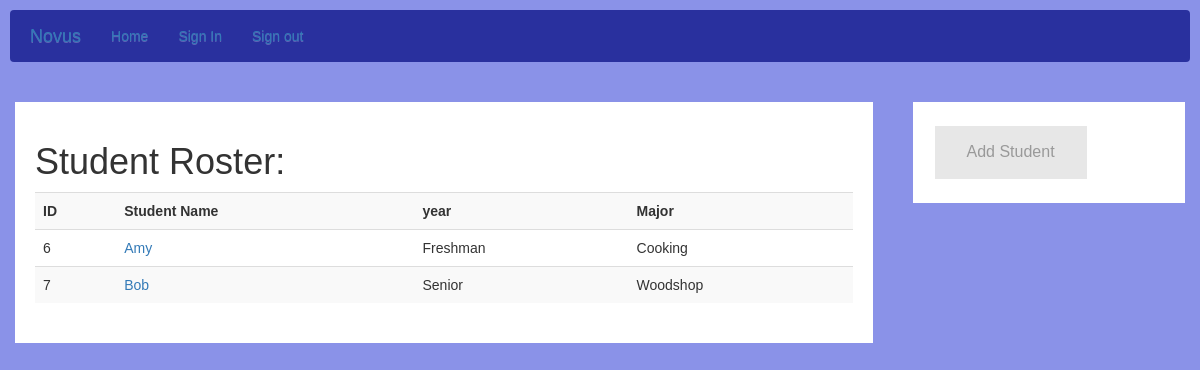
The page /student_roster (signed in) on the database as committed earlier.
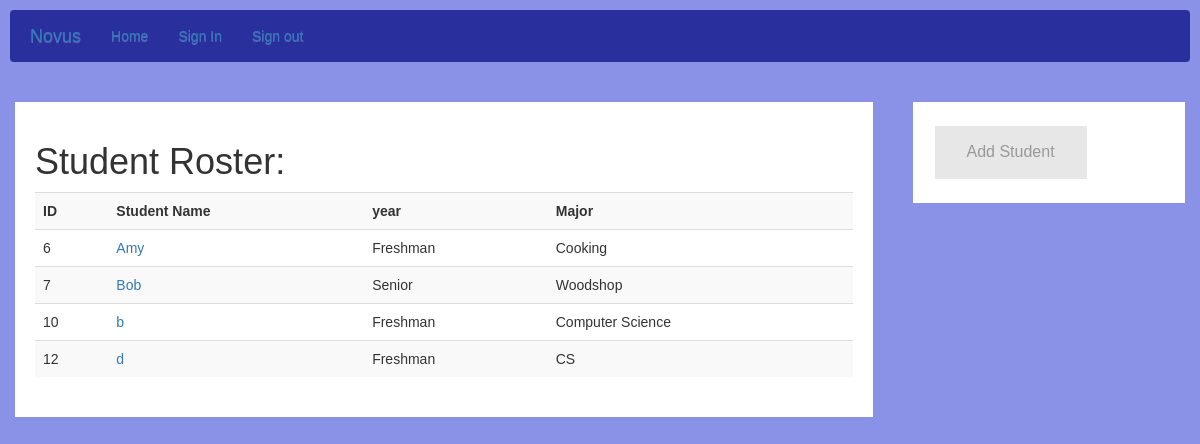
The same page on the database as committed later.
### models.py (models this page shows, shortened)
class User(db.Model, UserMixin):
    __tablename__="users"
    id = db.Column(db.Integer, primary_key=True)
    uniqueid = db.Column(db.String(5), index=True)
    name = db.Column(db.String(120), index=True, unique=False)
    gender = db.Column(db.String(6), index=True)
    email = db.Column(db.String(120), index=True)
    phone = db.Column(db.String(120), index=True)
    birthday = db.Column(db.String(120), index=True)
    active = db.Column(db.Boolean())
    roles = relationship("Role", secondary="user_roles")
    password = db.Column(db.String(128))

class Student(User, db.Model):
    __tablename__= "students"
    id = db.Column(db.Integer, ForeignKey('users.id'), primary_key=True)
    year = db.Column(db.String(10), index=True)
    major = db.Column(db.String(120), index=True)
    courses = relationship("Course", secondary=class_registration_table, back_populates="students")
    submissions = relationship("Submission", backref="students")
    posts = relationship("Post", backref="students")

class User(db.Model, UserMixin):
    __tablename__="users"
    id = db.Column(db.Integer, primary_key=True)
    uniqueid = db.Column(db.String(5), index=True)
    name = db.Column(db.String(120), index=True, unique=False)
    gender = db.Column(db.String(6), index=True)
    email = db.Column(db.String(120), index=True)
    phone = db.Column(db.String(120), index=True)
    birthday = db.Column(db.String(120), index=True)
    active = db.Column(db.Boolean())
    roles = relationship("Role", secondary="user_roles")
    password = db.Column(db.String(128))

### app.py (the view)
@app.route('/student_roster')
@login_required
@roles_required('Admin')
def student_roster():
    students = Student.query.all()
    return render_template('student_roster.html', students=students)

### templates/student_roster.html
{% extends 'layout.html' %}
{% block head %}
        <link rel="stylesheet" href="//maxcdn.bootstrapcdn.com/bootstrap/3.2.0/css/bootstrap.min.css">
        <link rel="stylesheet" href="//maxcdn.bootstrapcdn.com/bootstrap/3.2.0/css/bootstrap-theme.min.css">
        <link rel="stylesheet" type="text/css" href="/static/css/roster.css">
{% endblock %}
{% block app_content %}
<div class="row">
  <div class="leftcolumn">
    <div class="card" id="opt">
      <h1>Student Roster: </h1>
      <div style="text-align:center">
        <table class="table table-striped" >
          <tr>
            <th>ID</th>
            <th>Student Name</th>
            <th>year</th>
            <th>Major</th>
          </tr>
          {% for student in students %}
          <tr class="text-left">
            <td>{{student.id}}</td>
            <td><a href="{{ url_for('details', type='Student', id=student.id) }}">{{student.name}}</a></td>
            <td>{{student.year}}</td>
            <td>{{student.major}}</td>
          </tr>
          {% endfor %}
        </table>
      </div>
    </div>
  </div>
  <div class="rightcolumn">
    <div class="card">
      <a href="{{ url_for('create_student') }}" class="button">
        Add Student
      </a>
    </div>
  </div>
</div>
{% endblock %}

### templates/layout.html (shortened to what this page needs)
{% extends 'bootstrap/base.html' %}
{% block navbar %}
  <nav class="navbar navbar-light" style="background-color: #29309e;">
    <div class="container">
      <div class="navbar-header">
        <a class="navbar-brand" href="/">Novus</a>
      </div>
      <div class="navbar-collapse collapse">
        <ul class="nav navbar-nav">
          <li><a href="/">Home</a></li>
          <li><a href="/welcome">Sign In</a></li>
          <li><a href="/logout">Sign out</a></li>
        </ul>
      </div>
    </div>
  </nav>
{% endblock %}
{% block content %}
  <div class="container">
    {% block app_content %}
    {% endblock %}
  </div>
{% endblock %}

### static/css/roster.css (style rules this page uses)
* { box-sizing: border-box; }
body { font-family: Arial; padding: 10px; background: #8a92e8; }
.leftcolumn { float: left; width: 75%; background-color: #8a92e8; padding-right: 20px; }
.button { background-color: #e7e7e7; border: none; color: #999999; padding: 15px 32px; text-align: center; text-decoration: none; display: inline-block; font-size: 16px; margin: 4px 2px; cursor: pointer; }
.rightcolumn { float: right; width: 25%; background-color: #8a92e8; padding-left: 20px; }
.card { background-color: white; padding: 20px; margin-top: 20px; }
.row:after { content: ""; display: table; clear: both; }

Rows that differ between the two databases and show on the page:
added Student: id "10", name "b", year "Freshman", major "Computer Science"
added Student: id "12", name "d", year "Freshman", major "CS"
